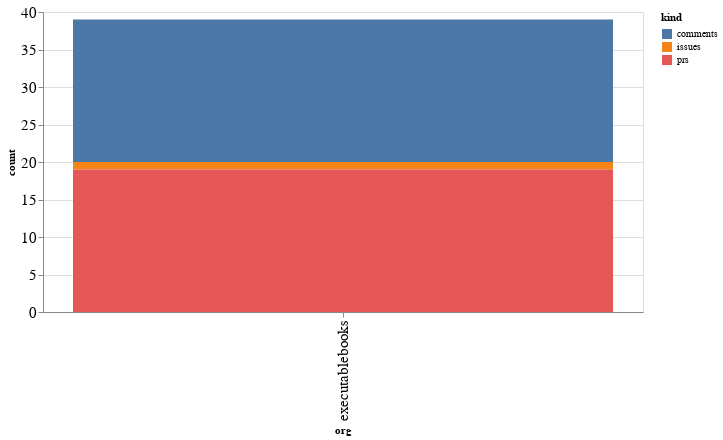

The notebook cell this image was saved under:
### Code cell
alt.Chart(org_summaries, width=600).mark_bar().encode(
    x='org',
    y='count',
    color='kind',
    tooltip="org"
)

### Figure 1 — Vega-Lite specification as saved in the notebook (floating-point values rounded to 4 significant figures)
{"config": {"axisLeft": {"labelFontSize": 15}, "axisBottom": {"labelFontSize": 15}}, "data": {"name": "data-0d11918a5fd7518b95d6068b04b538bb"}, "mark": "bar", "encoding": {"color": {"type": "nominal", "field": "kind"}, "tooltip": {"type": "nominal", "field": "org"}, "x": {"type": "nominal", "field": "org"}, "y": {"type": "quantitative", "field": "count"}}, "width": 600, "$schema": "https://vega.github.io/schema/vega-lite/v4.8.1.json", "datasets": {"data-0d11918a5fd7518b95d6068b04b538bb": [{"org": "executablebooks", "kind": "comments", "count": 19}, {"org": "executablebooks", "kind": "issues", "count": 1}, {"org": "executablebooks", "kind": "prs", "count": 19}]}}
